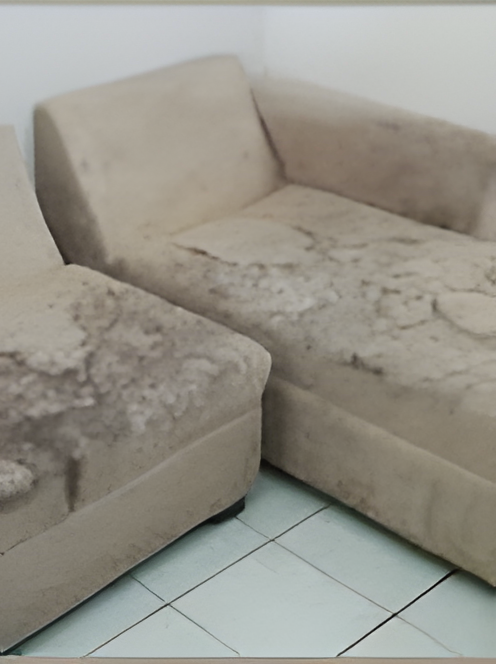
#> input picture everclean-ags/gen/p1-antes-x4.png, 496 x 664 px
$ python export2.py
#> lines starting #> are read from the running program, lines starting #| are printed output that depends on the picture
"""Exporta los recortes corregidos (REVISION-1). Cada par sale con las dos mitades EN LA MISMA
PROPORCION. Nada a sangre, nada inventado."""
from PIL import Image
import os
B = os.path.dirname(os.path.dirname(os.path.abspath(__file__)))
G, I = os.path.join(B, "gen"), os.path.join(B, "img")

def out(src, dst, w=None, q=84):
#> called with src = 'p1-antes-x4.png', dst = 'pruebas/sofa-antes.webp', w = 496, q = 86
    im = Image.open(os.path.join(G, src)).convert("RGB")
#> im is the input picture: PIL image 496x664 RGB; mean R, G, B 150.1, 147.5, 138.2
    if w and w != im.width:
        im = im.resize((w, round(im.height * w / im.width)), Image.LANCZOS)
    p = os.path.join(I, dst)
    os.makedirs(os.path.dirname(p), exist_ok=True)
    im.save(p, "WEBP", quality=q, method=6)
    print(dst, im.size, round(im.width / im.height, 3), os.path.getsize(p), "bytes")
#| pruebas/sofa-antes.webp (496, 664) 0.747 16326 bytes

# Par 1 (grande, sofa seccional) — x4 autorizado por la hoja para esta foto clave
out("p1-antes-x4.png", "pruebas/sofa-antes.webp", 496, q=86)
out("p1-despues-x4.png", "pruebas/sofa-despues.webp", 496, q=86)
#> call 2 of out, with src = 'p1-despues-x4.png', dst = 'pruebas/sofa-despues.webp', w = 496, q = 86
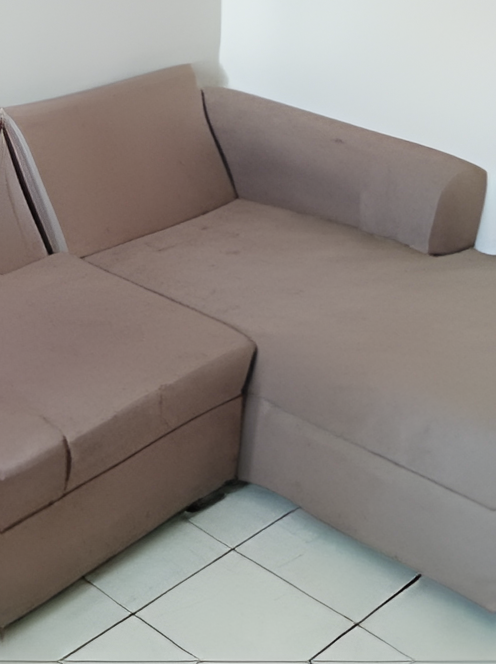
#> input picture everclean-ags/gen/p1-despues-x4.png, 496 x 664 px
#> in out, im is the input picture: PIL image 496x664 RGB; mean R, G, B 144.5, 138.4, 133.7
#| pruebas/sofa-despues.webp (496, 664) 0.747 12008 bytes
# Par 2 (silla de metal) — nativo, sin upscale
out("p2-antes.png", "pruebas/silla-antes.webp", 280)
#> call 3 of out, with src = 'p2-antes.png', dst = 'pruebas/silla-antes.webp', w = 280, q = 84
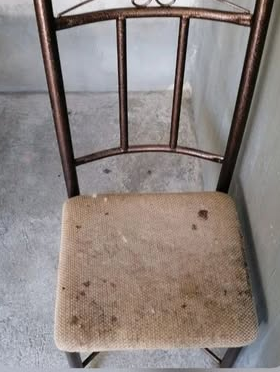
#> input picture everclean-ags/gen/p2-antes.png, 280 x 372 px
#> in out, im is the input picture: PIL image 280x372 RGB; mean R, G, B 140.7, 132, 129
#| pruebas/silla-antes.webp (280, 372) 0.753 17670 bytes
out("p2-despues.png", "pruebas/silla-despues.webp", 280)
#> call 4 of out, with src = 'p2-despues.png', dst = 'pruebas/silla-despues.webp', w = 280, q = 84
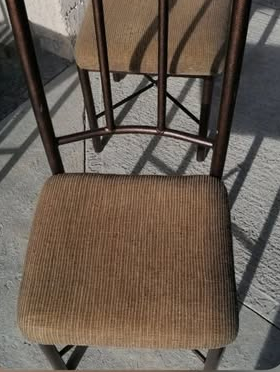
#> input picture everclean-ags/gen/p2-despues.png, 280 x 372 px
#> in out, im is the input picture: PIL image 280x372 RGB; mean R, G, B 104.9, 92.7, 81.8
#| pruebas/silla-despues.webp (280, 372) 0.753 22026 bytes
# Par 3 (silla negra del collage) — nativo
#> (the run stopped early here; a loop or call above may not have finished)
